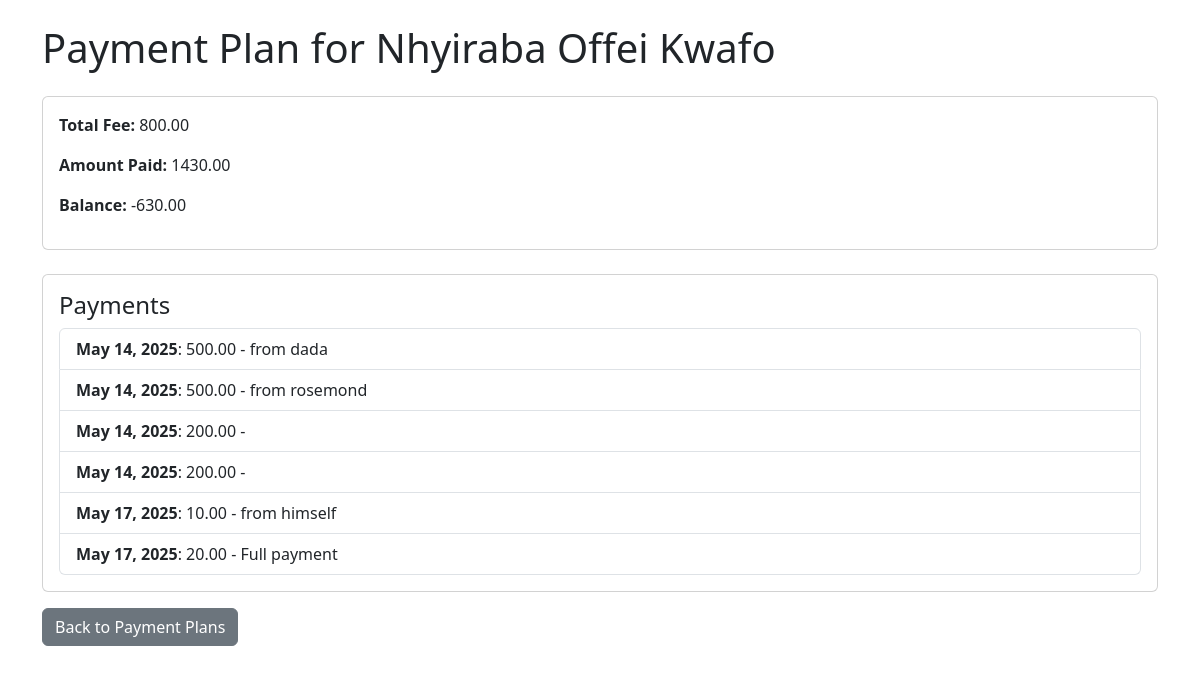
The page /books/payment-plans/9/ (signed in) on the database its author committed.
### book_store/models.py (models this page shows, shortened)
class PaymentPlan(models.Model):
    student = models.OneToOneField(Student, on_delete=models.CASCADE, related_name='payment_plan')
    total_fee = models.DecimalField(max_digits=10, decimal_places=2)
    amount_paid = models.DecimalField(max_digits=10, decimal_places=2, default=Decimal('0.00'))
    balance = models.DecimalField(max_digits=10, decimal_places=2, default=Decimal('0.00'))

class Student(models.Model):
   name = models.CharField(max_length=100)
   age = models.IntegerField()
   grade = models.IntegerField()
   guardian_name = models.CharField(max_length=100)
   guardian_address = models.TextField()
   headteacher = models.ForeignKey('HeadTeacher', on_delete=models.PROTECT, related_name='students')
   fee_structure = models.ForeignKey(FeeStructure, on_delete=models.SET_NULL, null=True, blank=True)

class Payment(models.Model):
    payment_plan = models.ForeignKey(PaymentPlan, on_delete=models.CASCADE, related_name='payments')
    amount = models.DecimalField(max_digits=10, decimal_places=2)
    date = models.DateField(auto_now_add=True)
    description = models.CharField(max_length=200, blank=True)

### book_store/views.py (the view)
# urls.py: path('payment-plans/<int:pk>/', PaymentPlanDetailView.as_view(), name='payment_plan_detail'),
class PaymentPlanDetailView(LoginRequiredMixin, DetailView):
    model = PaymentPlan
    template_name = 'students/payment_plan_detail.html'
    context_object_name = 'payment_plan'

### book_store/templates/students/payment_plan_detail.html (shortened to what this page needs)
<!DOCTYPE html>
<html lang="en">
<head>
 <link href="https://cdn.jsdelivr.net/npm/bootstrap@5.3.0/dist/css/bootstrap.min.css" rel="stylesheet">
</head>
<body>
 <div class="container mt-4">
  <h1 class="mb-4">Payment Plan for {{ payment_plan.student.name }}</h1>
  <div class="card mb-4">
   <div class="card-body">
    <p><strong>Total Fee:</strong> {{ payment_plan.total_fee }}</p>
    <p><strong>Amount Paid:</strong> {{ payment_plan.amount_paid }}</p>
    <p><strong>Balance:</strong> {{ payment_plan.balance }}</p>
   </div>
  </div>
  <div class="card">
   <div class="card-body">
    <h4 class="card-title">Payments</h4>
    {% if payment_plan.payments.all %}
    <ul class="list-group">
     {% for payment in payment_plan.payments.all %}
     <li class="list-group-item">
      <strong>{{ payment.date }}</strong>: {{ payment.amount }} - {{ payment.description }}
     </li>
     {% endfor %}
    </ul>
    {% else %}
    <p>No payments made yet.</p>
    {% endif %}
   </div>
  </div>
  <a href="{% url 'payment_plan_list' %}" class="btn btn-secondary mt-3">Back to Payment Plans</a>
 </div>
</body>
</html>

### rows shown on the page
PaymentPlan: student.name "Nhyiraba Offei Kwafo", total_fee "800.00", amount_paid "1430.00", balance "-630.00"
Payment: date "May 14, 2025", amount "500.00", description "from dada"
Payment: date "May 14, 2025", amount "500.00", description "from rosemond"
Payment: date "May 14, 2025", amount "200.00"
Payment: date "May 14, 2025", amount "200.00"
Payment: date "May 17, 2025", amount "10.00", description "from himself"
Payment: date "May 17, 2025", amount "20.00", description "Full payment"
